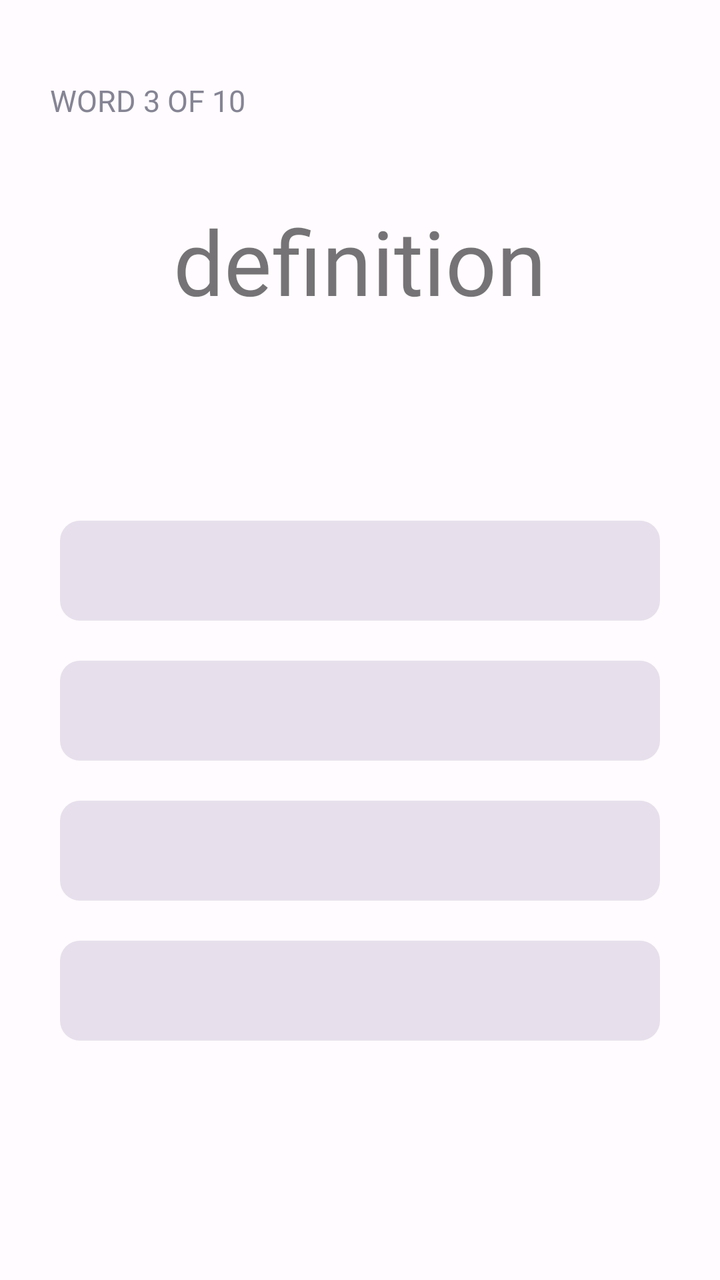
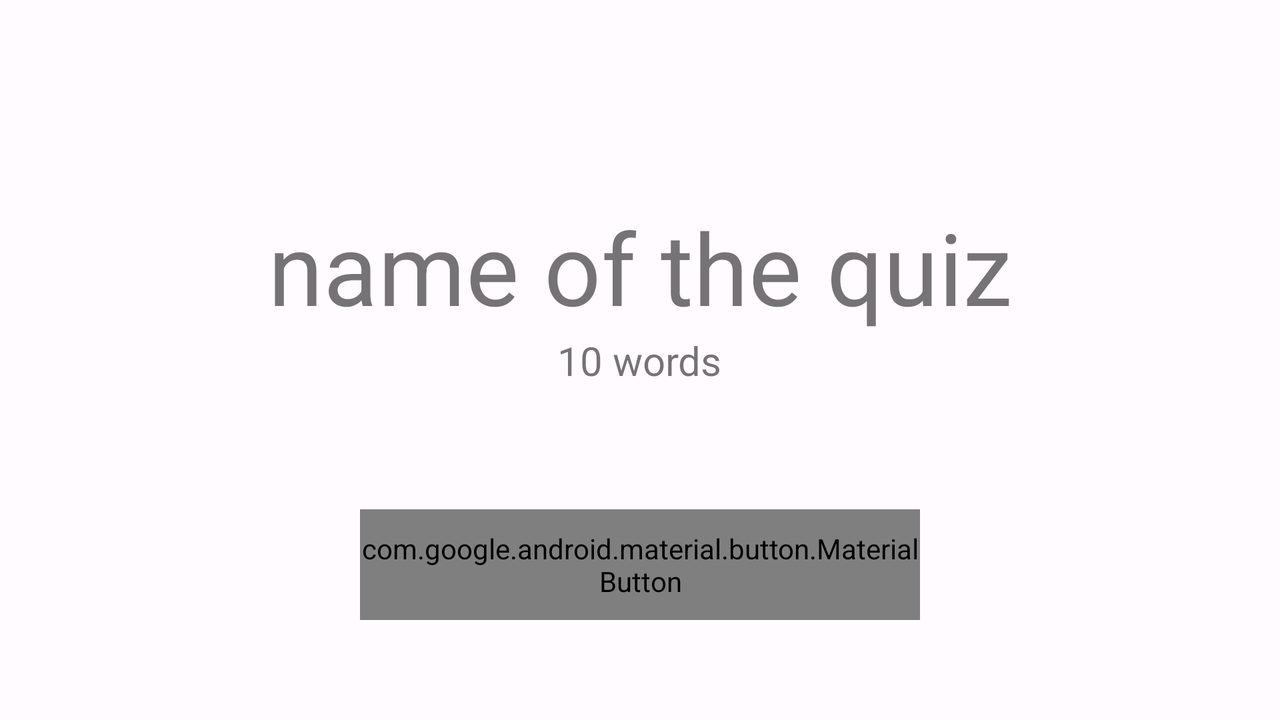

The same Android screen from two of the app's own layout files: first res/layout/ as a phone draws it, then the repository's variant for another configuration, drawn on a device whose configuration selects that folder. Both files follow.
<!-- AndroidManifest.xml: application theme Theme.WordsUp -->
<!-- res/layout/activity_quiz.xml -->
<?xml version="1.0" encoding="utf-8"?>
<RelativeLayout xmlns:android="http://schemas.android.com/apk/res/android"
    xmlns:app="http://schemas.android.com/apk/res-auto"
    xmlns:tools="http://schemas.android.com/tools"
    android:layout_width="match_parent"
    android:layout_height="match_parent"
    tools:context=".QuizActivity"
    android:background="@color/background">

    <TextView
        android:id="@+id/word_number_textview"
        android:layout_width="match_parent"
        android:layout_height="wrap_content"
        android:paddingTop="40dp"
        android:paddingLeft="25dp"
        android:text="WORD 3 OF 10"
        android:textColor="@color/gray_text"
        android:fontFamily="@font/roboto_medium"
        android:textSize="45px"/>

    <TextView
        android:id="@+id/word_definition_textview"
        android:layout_width="match_parent"
        android:layout_height="wrap_content"
        android:layout_below="@+id/word_number_textview"
        android:fontFamily="@font/roboto_medium"
        android:paddingTop="40dp"
        android:textSize="45dp"
        android:textAlignment="center"
        android:text="definition"/>

    <androidx.constraintlayout.widget.ConstraintLayout
        android:id="@+id/word1"
        android:layout_marginTop="100dp"
        android:layout_width="300dp"
        android:layout_height="50dp"
        android:layout_centerHorizontal="true"
        android:background="@drawable/rounded_border_word"
        android:layout_below="@+id/word_definition_textview"
        >
        <TextView
            android:id="@+id/word1_textview"
            android:layout_width="match_parent"
            android:layout_height="match_parent"
            android:fontFamily="@font/roboto_regular"
            android:textSize="16dp"
            android:gravity="center_vertical"/>
    </androidx.constraintlayout.widget.ConstraintLayout>

    <androidx.constraintlayout.widget.ConstraintLayout
        android:id="@+id/word2"
        android:layout_marginTop="20dp"
        android:layout_width="300dp"
        android:layout_height="50dp"
        android:layout_centerHorizontal="true"
        android:background="@drawable/rounded_border_word"
        android:layout_below="@+id/word1">
        <TextView
            android:id="@+id/word2_textview"
            android:layout_width="match_parent"
            android:layout_height="match_parent"
            android:fontFamily="@font/roboto_regular"
            android:textSize="16dp"
            android:gravity="center_vertical"/>
    </androidx.constraintlayout.widget.ConstraintLayout>>
    <androidx.constraintlayout.widget.ConstraintLayout
        android:id="@+id/word3"
        android:layout_marginTop="20dp"
        android:layout_width="300dp"
        android:layout_height="50dp"
        android:layout_centerHorizontal="true"
        android:background="@drawable/rounded_border_word"
        android:layout_below="@+id/word2">
        <TextView
            android:id="@+id/word3_textview"
            android:layout_width="match_parent"
            android:layout_height="match_parent"
            android:fontFamily="@font/roboto_regular"
            android:textSize="16dp"
            android:gravity="center_vertical"/>
    </androidx.constraintlayout.widget.ConstraintLayout>

    <androidx.constraintlayout.widget.ConstraintLayout
        android:id="@+id/word4"
        android:layout_marginTop="20dp"
        android:layout_width="300dp"
        android:layout_height="50dp"
        android:layout_centerHorizontal="true"
        android:background="@drawable/rounded_border_word"
        android:layout_below="@+id/word3">
        <TextView
            android:id="@+id/word4_textview"
            android:layout_width="match_parent"
            android:layout_height="match_parent"
            android:fontFamily="@font/roboto_regular"
            android:textSize="16dp"
            android:gravity="center_vertical"/>
    </androidx.constraintlayout.widget.ConstraintLayout>



</RelativeLayout>
<!-- resources referenced by this layout -->
<resources>
  <color name="background">#FFFBFE</color>
  <color name="gray_text">#858494</color>
  <!-- drawable rounded_border_word (drawable) -->
  <?xml version="1.0" encoding="utf-8"?>
  <shape xmlns:android="http://schemas.android.com/apk/res/android"
      android:shape="rectangle">
      <solid
          android:color="@color/surfaceColor"/>
  
      <corners android:radius="10dp"/>
      <padding
          android:left="20dp"
          android:top="10dp"
          android:right="20dp"
          android:bottom="10dp" >
      </padding>
  
  
  </shape>
  <style name="Theme.WordsUp" parent="android:Theme.Material.Light.NoActionBar" />
  <color name="surfaceColor">#E7E0EC</color>
</resources>
<!-- res/layout-land/activity_quiz.xml (the repository's variant of the layout above) -->
<!-- drawn on the phone turned sideways -->
<?xml version="1.0" encoding="utf-8"?>
<RelativeLayout xmlns:android="http://schemas.android.com/apk/res/android"
    xmlns:tools="http://schemas.android.com/tools"
    android:layout_width="match_parent"
    android:layout_height="match_parent"
    tools:context=".QuizActivity"
    android:background="@color/background">

    <FrameLayout
        android:id="@+id/fragment_container"
        android:layout_width="match_parent"
        android:layout_height="match_parent"
        android:layout_centerHorizontal="true"
        android:layout_centerVertical="true"
        >

        <RelativeLayout
            android:layout_width="match_parent"
            android:layout_height="match_parent">

            <TextView
                android:id="@+id/quiz_name"
                android:layout_width="wrap_content"
                android:layout_height="wrap_content"
                android:text="name of the quiz"
                android:textAlignment="center"
                android:layout_centerHorizontal="true"
                android:layout_marginTop="100sp"
                android:textSize="50sp"
                />

            <TextView
                android:id="@+id/words_number"
                android:layout_width="wrap_content"
                android:layout_height="wrap_content"
                android:text="10 words"
                android:layout_below="@+id/quiz_name"
                android:layout_centerHorizontal="true"
                android:textAlignment="center"
                android:layout_marginBottom="200sp"
                android:textSize="20sp"
                />
        </RelativeLayout>

        <com.google.android.material.button.MaterialButton
            android:id="@+id/start_quiz"
            android:layout_height="wrap_content"
            android:layout_width="match_parent"
            android:layout_marginHorizontal="180sp"
            android:background="@drawable/rounded_border_word"
            android:text="@string/start_quiz"
            android:layout_marginBottom="50sp"
            android:layout_gravity="center_horizontal|bottom"
            >
        </com.google.android.material.button.MaterialButton>


    </FrameLayout>





</RelativeLayout>
<!-- resources referenced by the variant -->
<!-- as the phone turned sideways resolves them -->
<resources>
  <color name="background">#FFFBFE</color>
  <!-- drawable rounded_border_word (drawable) -->
  <?xml version="1.0" encoding="utf-8"?>
  <shape xmlns:android="http://schemas.android.com/apk/res/android"
      android:shape="rectangle">
      <solid
          android:color="@color/surfaceColor"/>
  
      <corners android:radius="10dp"/>
      <padding
          android:left="20dp"
          android:top="10dp"
          android:right="20dp"
          android:bottom="10dp" >
      </padding>
  
  
  </shape>
  <string name="start_quiz">Start quiz!</string>
  <style name="Theme.WordsUp" parent="android:Theme.Material.Light.NoActionBar" />
  <color name="surfaceColor">#E7E0EC</color>
</resources>
